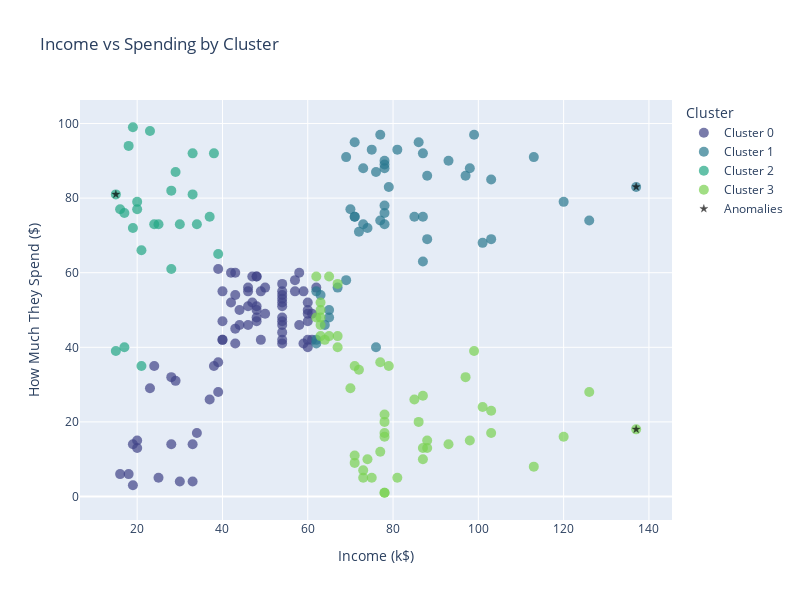

Notebook cell for this chart:
### Code cell
seaborn_palette = sns.color_palette("viridis", n_colors=4)
plotly_colors = [f"rgb({int(c[0]*255)}, {int(c[1]*255)}, {int(c[2]*255)})" for c in seaborn_palette]

# scatter plot of inc ome vs spending by cluster
fig = go.Figure()
for cluster in sorted(customer_predicted['Cluster'].unique()):
  cluster_data = customer_predicted[customer_predicted['Cluster'] == cluster]
  fig.add_trace(go.Scatter(
    x=cluster_data['Income (k$)'],
    y=cluster_data['How Much They Spend ($)'],
    mode='markers',
    name=f'Cluster {cluster}',
    marker=dict(size=10, opacity=0.7, color=plotly_colors[cluster]),
    text=cluster_data.index
  ))
fig.add_trace(go.Scatter(
  x=customer_predicted.iloc[anomaly_indices]['Income (k$)'],
  y=customer_predicted.iloc[anomaly_indices]['How Much They Spend ($)'],
  mode='markers',
  name=f'Anomalies',
  marker=dict(
      symbol='star',
      size=6,
      color='black',
      opacity=0.7,
      line=dict(
          color='black',
          width=0.4
      ))
  ))
fig.update_layout(
    width=800,  # Set the width in pixels
    height=600,  # Set the height in pixels
    title='Income vs Spending by Cluster',
    xaxis_title='Income (k$)',
    yaxis_title='How Much They Spend ($)',
    legend_title='Cluster'
)
fig.show()

# (Optional) Matplotlib version for static visualization
# Uncomment to use matplotlib/seaborn instead of plotly
# plt.figure(figsize=(10, 6))
# sns.scatterplot(data=customer_predicted, x='Income (k$)', y='How Much They Spend ($)',
#                 hue='Cluster', palette='viridis', s=100, alpha=0.7)
# sns.scatterplot(data=customer_predicted.iloc[anomaly_indices], x='Income (k$)', y='How Much They Spend ($)',
#                 color='red', s=100, label='Anomalies', edgecolor='black', marker='X')
# plt.title('Income vs Spending by Cluster')
# plt.xlabel('Income (k$)')
# plt.ylabel('How Much They Spend ($)')
# plt.legend(title='Cluster')
# plt.show()

### Figure 1 — Plotly figure (JSON) as saved in the notebook; plotly's stock layout.template omitted (floating-point values rounded to 4 significant figures)
{"data": [{"marker": {"color": "rgb(64, 67, 135)", "opacity": 0.7, "size": 10}, "mode": "markers", "name": "Cluster 0", "text": [2, 6, 8, 10, 12, 14, 18, 20, 22, 24, 26, 28, 30, 32, 34, 36, 38, 40, 42, 43, 44, 46, 47, 48, 49, 50, 51, 52, 53, 54, 55, 56, 57, 58, 59, 60, 61, 62, 63, 64, 65, 66, 67, 68, 69, 70, 71, 72, 73, 74, 75, 76, 77, 78, 79, 80, 81, 82, 83, 84, 85, 86, 87, 88, 89, 90, 91, 92, 93, 94, 95, 96, 97, 98, 99, 104], "type": "scatter", "x": [16, 18, 19, 19, 20, 20, 23, 24, 25, 28, 28, 29, 30, 33, 33, 34, 37, 38, 39, 39, 39, 40, 40, 40, 40, 42, 42, 43, 43, 43, 43, 44, 44, 46, 46, 46, 46, 47, 47, 48, 48, 48, 48, 48, 48, 49, 49, 50, 50, 54, 54, 54, 54, 54, 54, 54, 54, 54, 54, 54, 54, 57, 57, 58, 58, 59, 59, 60, 60, 60, 60, 60, 60, 61, 61, 62], "y": [6, 6, 3, 14, 15, 13, 29, 35, 5, 14, 32, 31, 4, 4, 14, 17, 26, 35, 36, 61, 28, 55, 47, 42, 42, 52, 60, 54, 60, 45, 41, 50, 46, 51, 46, 56, 55, 52, 59, 51, 59, 50, 48, 59, 47, 55, 42, 49, 56, 47, 54, 53, 48, 52, 42, 51, 55, 41, 44, 57, 46, 58, 55, 60, 46, 55, 41, 49, 40, 42, 52, 47, 50, 42, 49, 56]}, {"marker": {"color": "rgb(41, 120, 142)", "opacity": 0.7, "size": 10}, "mode": "markers", "name": "Cluster 1", "text": [100, 103, 105, 111, 113, 114, 115, 120, 122, 123, 125, 127, 129, 131, 133, 135, 137, 139, 141, 142, 143, 145, 147, 149, 151, 153, 155, 157, 159, 161, 163, 165, 167, 169, 171, 173, 175, 177, 179, 181, 183, 185, 187, 189, 191, 193, 195, 197, 199], "type": "scatter", "x": [62, 62, 62, 63, 64, 65, 65, 67, 69, 69, 70, 71, 71, 71, 72, 73, 73, 74, 75, 76, 76, 77, 77, 78, 78, 78, 78, 78, 78, 79, 81, 85, 86, 87, 87, 87, 88, 88, 93, 97, 98, 99, 101, 103, 103, 113, 120, 126, 137], "y": [41, 55, 42, 54, 46, 48, 50, 56, 58, 91, 77, 95, 75, 75, 71, 88, 73, 72, 93, 40, 87, 97, 74, 90, 88, 76, 89, 78, 73, 83, 93, 75, 95, 63, 75, 92, 86, 69, 90, 86, 88, 97, 68, 85, 69, 91, 79, 74, 83]}, {"marker": {"color": "rgb(34, 167, 132)", "opacity": 0.7, "size": 10}, "mode": "markers", "name": "Cluster 2", "text": [0, 1, 3, 4, 5, 7, 9, 11, 13, 15, 16, 17, 19, 21, 23, 25, 27, 29, 31, 33, 35, 37, 39, 41, 45], "type": "scatter", "x": [15, 15, 16, 17, 17, 18, 19, 19, 20, 20, 21, 21, 23, 24, 25, 28, 28, 29, 30, 33, 33, 34, 37, 38, 39], "y": [39, 81, 77, 40, 76, 94, 72, 99, 77, 79, 35, 66, 98, 73, 73, 82, 61, 87, 73, 92, 81, 73, 75, 92, 65]}, {"marker": {"color": "rgb(121, 209, 81)", "opacity": 0.7, "size": 10}, "mode": "markers", "name": "Cluster 3", "text": [101, 102, 106, 107, 108, 109, 110, 112, 116, 117, 118, 119, 121, 124, 126, 128, 130, 132, 134, 136, 138, 140, 144, 146, 148, 150, 152, 154, 156, 158, 160, 162, 164, 166, 168, 170, 172, 174, 176, 178, 180, 182, 184, 186, 188, 190, 192, 194, 196, 198], "type": "scatter", "x": [62, 62, 63, 63, 63, 63, 63, 64, 65, 65, 67, 67, 67, 70, 71, 71, 71, 72, 73, 73, 74, 75, 77, 77, 78, 78, 78, 78, 78, 78, 79, 81, 85, 86, 87, 87, 87, 88, 88, 93, 97, 98, 99, 101, 103, 103, 113, 120, 126, 137], "y": [48, 59, 50, 46, 43, 48, 52, 42, 43, 59, 43, 57, 40, 29, 35, 11, 9, 34, 5, 7, 10, 5, 12, 36, 22, 17, 20, 16, 1, 1, 35, 5, 26, 20, 27, 13, 10, 13, 15, 14, 32, 15, 39, 24, 17, 23, 8, 16, 28, 18]}, {"marker": {"color": "black", "line": {"color": "black", "width": 0.4}, "opacity": 0.7, "size": 6, "symbol": "star"}, "mode": "markers", "name": "Anomalies", "type": "scatter", "x": [137, 15, 137], "y": [18, 81, 83]}], "layout": {"height": 600, "legend": {"title": {"text": "Cluster"}}, "title": {"text": "Income vs Spending by Cluster"}, "width": 800, "xaxis": {"title": {"text": "Income (k$)"}}, "yaxis": {"title": {"text": "How Much They Spend ($)"}}}}
